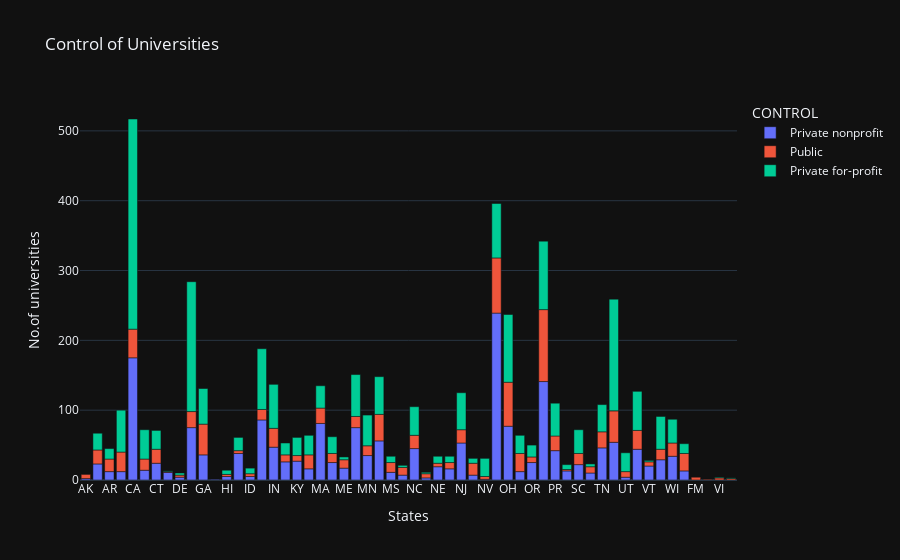

The notebook cell this image was saved under:
### Code cell
fig = px.bar(city_control,x="STABBR",y="UNITID",color='CONTROL',title="Control of Universities")
fig.update_layout(xaxis_title="States",yaxis_title="No.of universities")
fig.show()

### Figure 1 — Plotly figure (JSON) as saved in the notebook; plotly's stock layout.template omitted (floating-point values rounded to 4 significant figures)
{"data": [{"alignmentgroup": "True", "hovertemplate": "CONTROL=Private nonprofit<br>STABBR=%{x}<br>UNITID=%{y}<extra></extra>", "legendgroup": "Private nonprofit", "marker": {"color": "#636efa", "pattern": {"shape": ""}}, "name": "Private nonprofit", "offsetgroup": "Private nonprofit", "orientation": "v", "showlegend": true, "textposition": "auto", "x": ["AK", "AL", "AR", "AZ", "CA", "CO", "CT", "DC", "DE", "FL", "GA", "GU", "HI", "IA", "ID", "IL", "IN", "KS", "KY", "LA", "MA", "MD", "ME", "MI", "MN", "MO", "MS", "MT", "NC", "ND", "NE", "NH", "NJ", "NM", "NV", "NY", "OH", "OK", "OR", "PA", "PR", "RI", "SC", "SD", "TN", "TX", "UT", "VA", "VT", "WA", "WI", "WV"], "xaxis": "x", "y": [2, 23, 12, 12, 175, 14, 24, 11, 4, 75, 36, 1, 5, 38, 5, 86, 47, 26, 27, 16, 81, 25, 17, 75, 35, 56, 11, 7, 45, 3, 19, 16, 53, 7, 1, 239, 77, 12, 25, 141, 42, 13, 22, 10, 46, 54, 4, 44, 20, 29, 34, 13], "yaxis": "y", "type": "bar"}, {"alignmentgroup": "True", "hovertemplate": "CONTROL=Public<br>STABBR=%{x}<br>UNITID=%{y}<extra></extra>", "legendgroup": "Public", "marker": {"color": "#EF553B", "pattern": {"shape": ""}}, "name": "Public", "offsetgroup": "Public", "orientation": "v", "showlegend": true, "textposition": "auto", "x": ["AK", "AL", "AR", "AZ", "CA", "CO", "CT", "DC", "DE", "FL", "FM", "GA", "HI", "IA", "ID", "IL", "IN", "KS", "KY", "LA", "MA", "MD", "ME", "MH", "MI", "MN", "MO", "MS", "MT", "NC", "ND", "NE", "NH", "NJ", "NM", "NV", "NY", "OH", "OK", "OR", "PA", "PR", "RI", "SC", "SD", "TN", "TX", "UT", "VA", "VI", "VT", "WA", "WI", "WV", "WY"], "xaxis": "x", "y": [6, 20, 18, 28, 41, 16, 20, 1, 3, 23, 4, 44, 3, 4, 4, 15, 27, 10, 8, 20, 22, 13, 12, 1, 16, 14, 38, 14, 11, 19, 6, 5, 9, 19, 17, 4, 79, 63, 26, 8, 103, 21, 2, 16, 9, 23, 45, 8, 27, 3, 6, 15, 19, 25, 2], "yaxis": "y", "type": "bar"}, {"alignmentgroup": "True", "hovertemplate": "CONTROL=Private for-profit<br>STABBR=%{x}<br>UNITID=%{y}<extra></extra>", "legendgroup": "Private for-profit", "marker": {"color": "#00cc96", "pattern": {"shape": ""}}, "name": "Private for-profit", "offsetgroup": "Private for-profit", "orientation": "v", "showlegend": true, "textposition": "auto", "x": ["AL", "AR", "AZ", "CA", "CO", "CT", "DC", "DE", "FL", "GA", "HI", "IA", "ID", "IL", "IN", "KS", "KY", "LA", "MA", "MD", "ME", "MI", "MN", "MO", "MS", "MT", "NC", "ND", "NE", "NH", "NJ", "NM", "NV", "NY", "OH", "OK", "OR", "PA", "PR", "RI", "SC", "SD", "TN", "TX", "UT", "VA", "VI", "VT", "WA", "WI", "WV", "WY"], "xaxis": "x", "y": [24, 15, 60, 301, 42, 27, 1, 3, 186, 51, 6, 19, 8, 87, 63, 17, 26, 28, 32, 24, 4, 60, 44, 54, 9, 3, 41, 2, 10, 9, 53, 7, 26, 78, 97, 26, 17, 98, 47, 7, 34, 4, 39, 160, 27, 56, 1, 2, 47, 34, 14, 1], "yaxis": "y", "type": "bar"}], "layout": {"xaxis": {"anchor": "y", "domain": [0.0, 1.0], "title": {"text": "States"}}, "yaxis": {"anchor": "x", "domain": [0.0, 1.0], "title": {"text": "No.of universities"}}, "legend": {"title": {"text": "CONTROL"}, "tracegroupgap": 0}, "title": {"text": "Control of Universities"}, "barmode": "relative"}}
